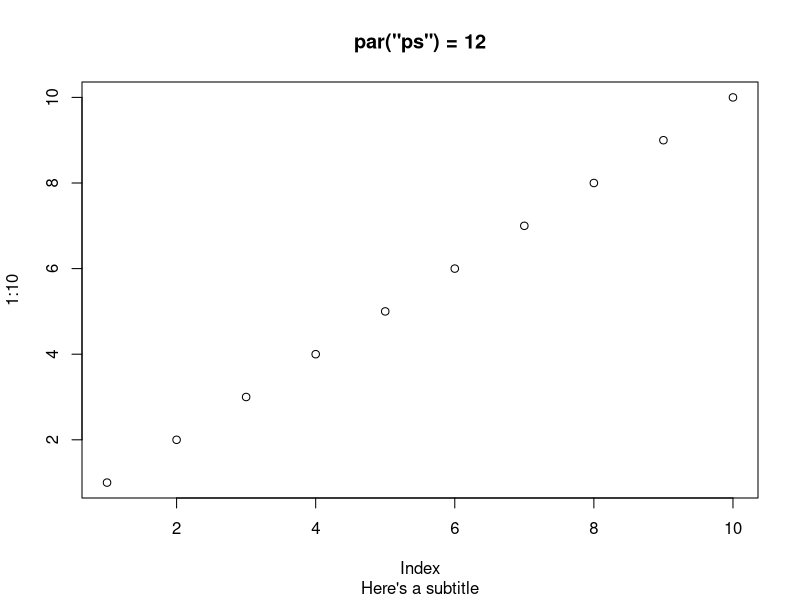
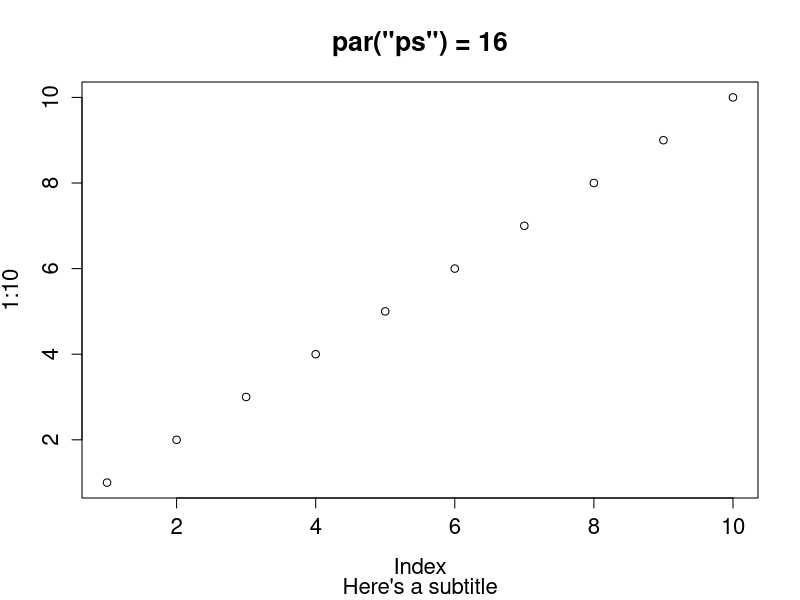
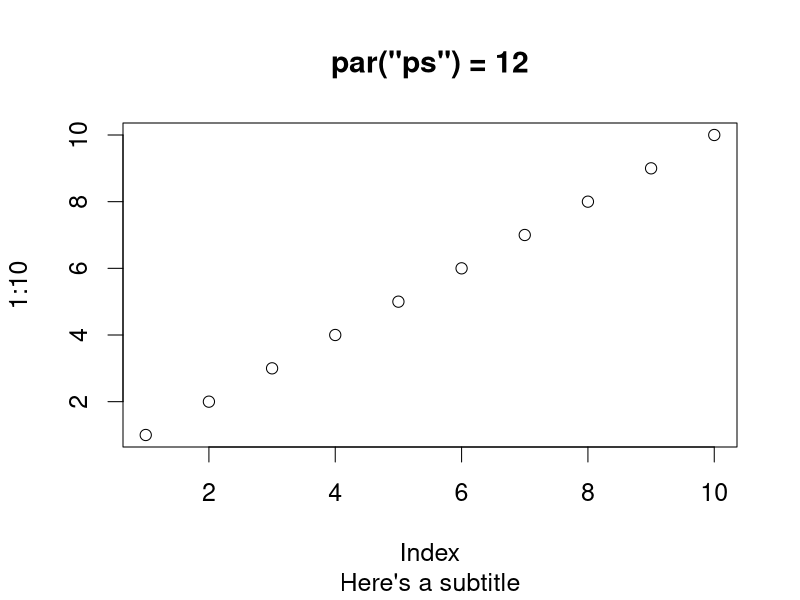
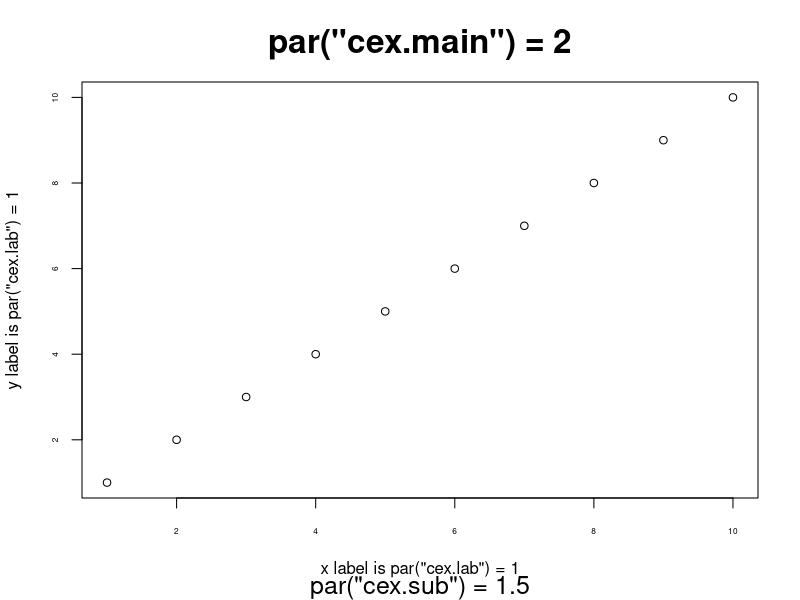
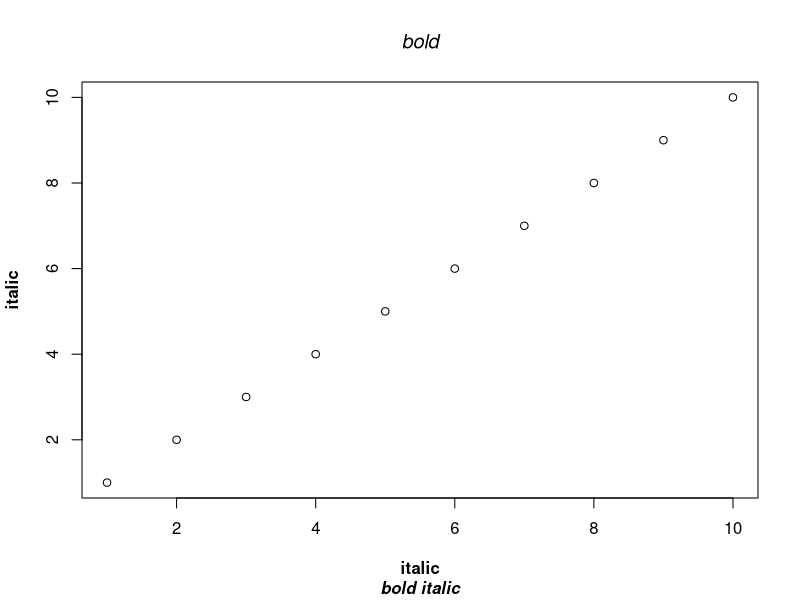
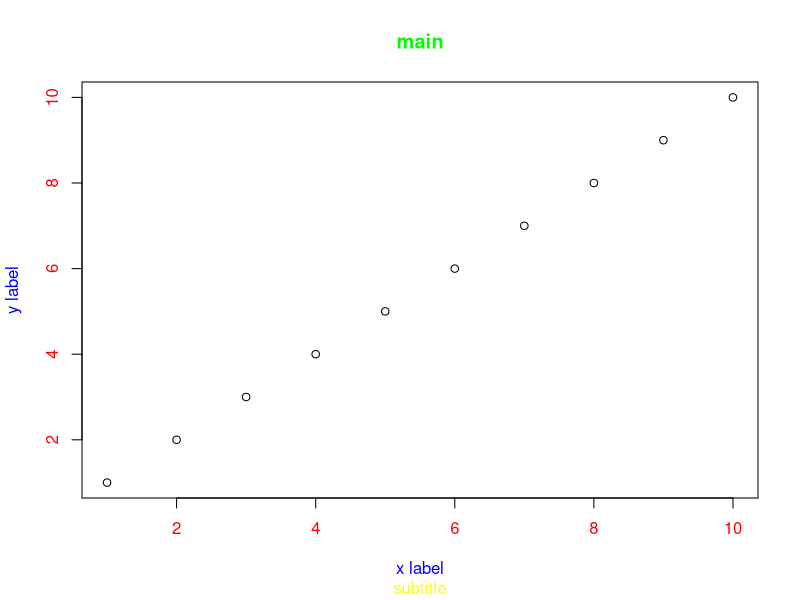
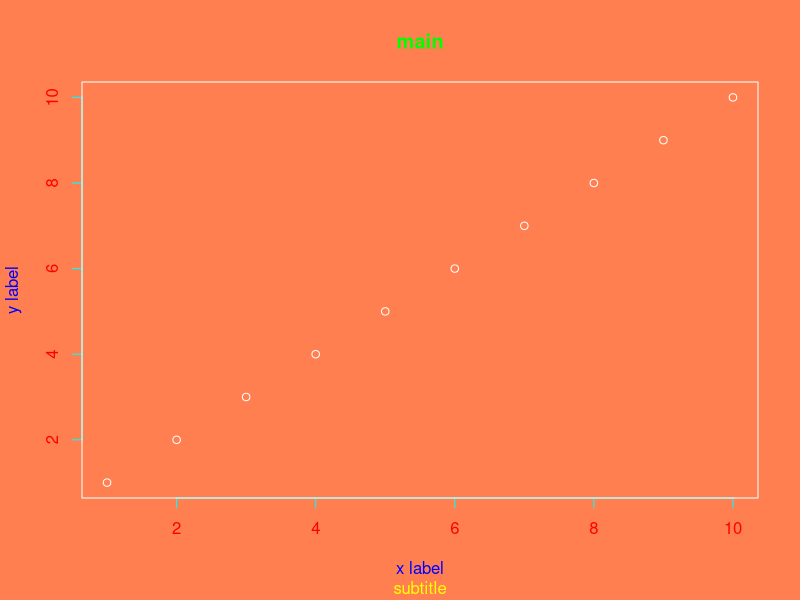

These figures' R source, in order:
# par - short for Graphical Parameters
# set or get values controlling the look of graphics and plots
# There is a LOT of things going on - so breaking it up into three sessions

# need to save current status of par
oldParValues <- par(no.readonly = TRUE)

# first - here's a simple plot we'll use for an example

plot(1:10,main = paste('par("ps") =',par("ps")),
     sub = "Here's a subtitle"
     )

# let's start with the easy controls: font, size, color

# font size
data.frame("units" = c("points","inches","inches","pixels","user coordinates"),
                        "one value" = c(par("ps")," "," "," ","   "),
                        "width" = c(" ",par("cin")[1]," ",par("cra")[1],par("cxy")[1]),
                        "height" = c(" ",par("cin")[2],par("csi"),par("cra")[2],par("cxy")[2]),
                        row.names = c("ps","cin","csi","cra","cxy")
)

# this can be changed - but nothing else changes
par(ps = 16) # point size 1/72 inch
plot(1:10,main = paste('par("ps") =',par("ps")),
     sub = "Here's a subtitle"
)
# but other sizes don't change
data.frame("units" = c("points","inches","inches","pixels","user coordinates"),
           "one value" = c(par("ps")," "," "," ","   "),
           "width" = c(" ",par("cin")[1]," ",par("cra")[1],par("cxy")[1]),
           "height" = c(" ",par("cin")[2],par("csi"),par("cra")[2],par("cxy")[2]),
           row.names = c("ps","cin","csi","cra","cxy")
)

# these are read only
par(cin = c(15,20)) # width & height in inches
par(csi = c(15)) # height in inches
par(cra = c(15,20)) # width & height in pixels
par(cxy = c(15,20)) # width & height in user coordinates
# so for now - just ignore them

par(oldParValues) # reset par

# cex is Character Expansion - aka font size
par("cex") # defaults to 1
par(cex = 1.5)
plot(1:10,main = paste('par("ps") =',par("ps")),
     sub = "Here's a subtitle"
)

# four different areas to control
par(cex = 1, cex.axis = .5, cex.lab = 1, cex.main = 2, cex.sub = 1.5)
plot(1:10,
     xlab = paste('x label is par("cex.lab") =',par("cex.lab")),
     ylab = paste('y label is par("cex.lab") =',par("cex.lab")),
     main = paste('par("cex.main") =',par("cex.main")),
     sub = paste('par("cex.sub") =',par("cex.sub"))
)

par(oldParValues) # reset par

# character size, font, and color include axis, lab, main, and sub

# Here's font examples
par(font.axis = 1, font.lab = 2, font.main = 3, font.sub = 4)
plot(1:10,
     xlab = "italic",
     ylab = "italic",
     main = "bold",
     sub = "bold italic"
)
# 1 = plain (the default), 2 = bold, 3 = italic. 4 = bold italic, 5 = symbol

par(oldParValues) # reset par

# Here's color examples
par(col.axis = "red", col.lab = "blue", col.main = "green", col.sub = "yellow")
plot(1:10,
     xlab = "x label",
     ylab = "y label",
     main = "main",
     sub = "subtitle"
)
# see the previous R weekly sessions that talk about choosing colors
# but as a quick view
colors()

# by the way, there are other color commands
par(bg = "coral", fg = "cyan" , col = "white")
plot(1:10,
     xlab = "x label",
     ylab = "y label",
     main = "main",
     sub = "subtitle"
)
